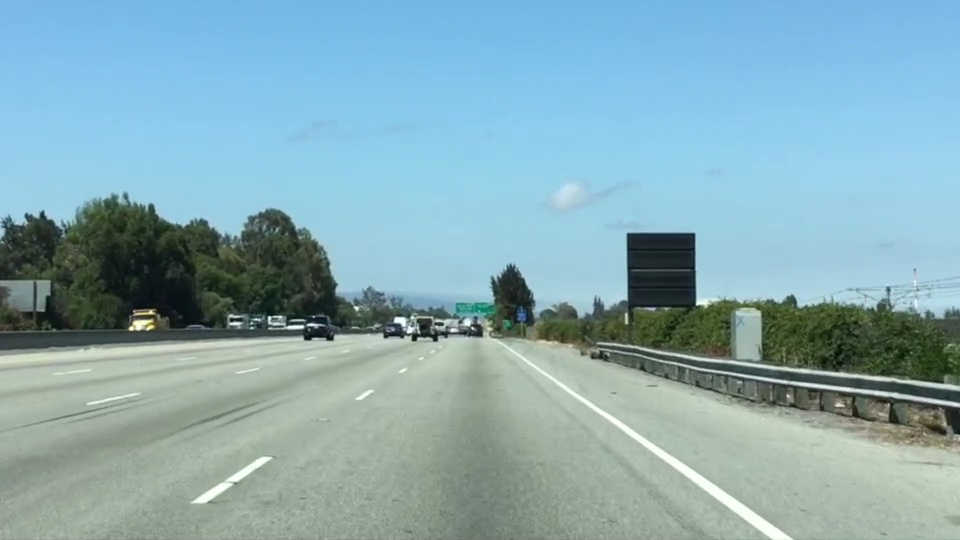
#> input picture Using Numpy/test.jpg, 960 x 540 px
$ python RegionMasking.py
#> lines starting #> are read from the running program, lines starting #| are printed output that depends on the picture
import matplotlib.pyplot as plt
import matplotlib.image as mpimg
import numpy as np

#1. Read The Image
image = mpimg.imread('test.jpg')
#> image is the input picture: shape (540, 960, 3); mean R, G, B 135.5, 171.1, 179.2
print("This image: ", type(image), "with dimensions ", image.shape)
#| This image:  <class 'numpy.ndarray'> with dimensions  (540, 960, 3)

#2. Make a Copy of the image
ysize = image.shape[0]
#> ysize = 540
xsize = image.shape[1]
#> xsize = 960
region_select = np.copy(image)

#3. Decide the triangle region of interest | Take Care: (x=0,y=0) at the upper left in image processing
left_bottom =[0,539]
right_bottom = [900,300]
apex = [400,0]

#4. Identify the three sided region of interest (y=Ax+B) and the function np.polyfit returns that coefficients [A,B] of the fit
fit_left = np.polyfit((left_bottom[0], apex[0]), (left_bottom[1], apex[1]), 1)
fit_right = np.polyfit((right_bottom[0], apex[0]),(right_bottom[1],apex[1]),1)
fit_bottom = np.polyfit((right_bottom[0],left_bottom[0]),(left_bottom[1],right_bottom[1]),1)

#5. Find The Region Inside the Lines / np.meshgrid is inspired from MATLAB its a 2D Grid
XX, YY = np.meshgrid(np.arange(0,xsize),np.arange(0,ysize))
region_thresholds = (YY > (XX*fit_left[0] + fit_left[1])) & \
                    (YY > (XX*fit_right[0] + fit_right[1])) & \
                    (YY < (XX*fit_bottom[0] + fit_bottom[1]))
region_select[region_thresholds]=[255,0,0] #Red Color Pixels inside the region of interest
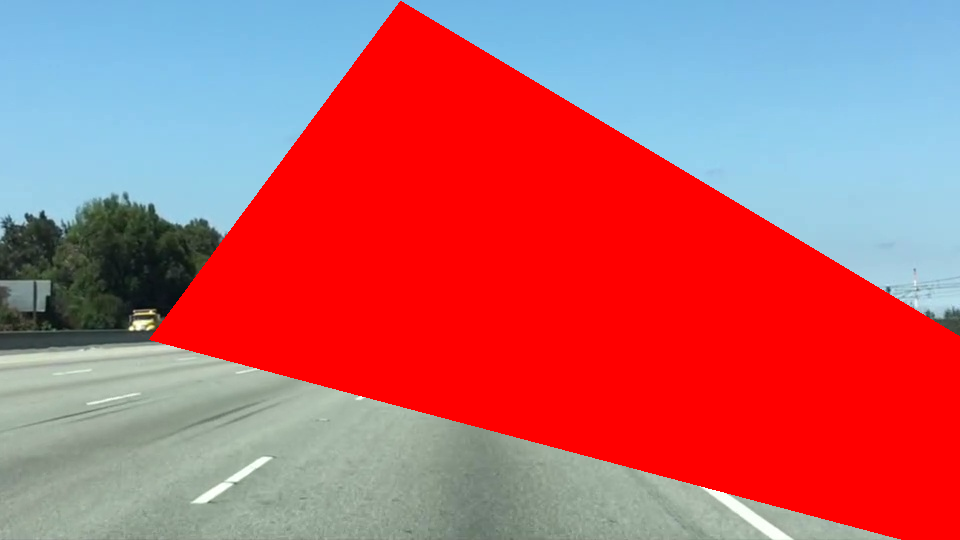
#> region_select: shape (540, 960, 3); mean R, G, B 188.4, 99.7, 107.1
plt.imshow(region_select)
plt.show()
